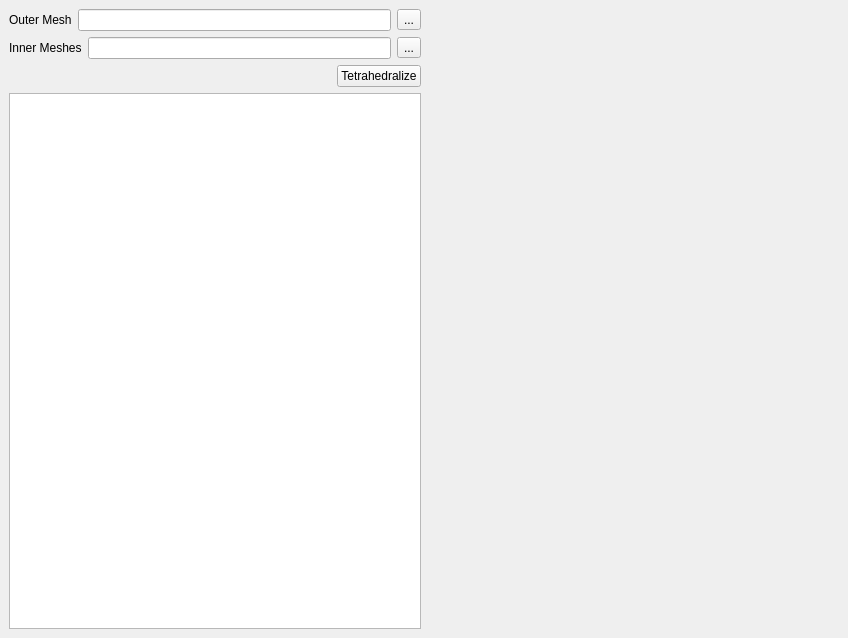
<?xml version="1.0" encoding="UTF-8"?>
<ui version="4.0">
 <class>MainWindow</class>
 <widget class="QMainWindow" name="MainWindow">
  <property name="geometry">
   <rect>
    <x>0</x>
    <y>0</y>
    <width>848</width>
    <height>638</height>
   </rect>
  </property>
  <property name="windowTitle">
   <string>MainWindow</string>
  </property>
  <widget class="QWidget" name="centralwidget">
   <layout class="QGridLayout" name="gridLayout_2">
    <item row="0" column="0">
     <layout class="QVBoxLayout" name="verticalLayout">
      <item>
       <layout class="QFormLayout" name="formLayout">
        <item row="0" column="0">
         <widget class="QLabel" name="label">
          <property name="text">
           <string>Outer Mesh</string>
          </property>
         </widget>
        </item>
        <item row="0" column="1">
         <layout class="QHBoxLayout" name="horizontalLayout_4">
          <item>
           <widget class="QLineEdit" name="outer_mesh_line_edit"/>
          </item>
          <item>
           <widget class="QToolButton" name="outer_mesh_tool_button">
            <property name="text">
             <string>...</string>
            </property>
           </widget>
          </item>
         </layout>
        </item>
       </layout>
      </item>
      <item>
       <layout class="QFormLayout" name="formLayout_2">
        <item row="0" column="0">
         <widget class="QLabel" name="label_2">
          <property name="text">
           <string>Inner Meshes</string>
          </property>
         </widget>
        </item>
        <item row="0" column="1">
         <layout class="QHBoxLayout" name="horizontalLayout_5">
          <item>
           <widget class="QLineEdit" name="inner_meshes_line_edit"/>
          </item>
          <item>
           <widget class="QToolButton" name="inner_meshes_tool_button">
            <property name="text">
             <string>...</string>
            </property>
           </widget>
          </item>
         </layout>
        </item>
       </layout>
      </item>
      <item>
       <layout class="QHBoxLayout" name="horizontalLayout_2">
        <item>
         <spacer name="horizontalSpacer_2">
          <property name="orientation">
           <enum>Qt::Horizontal</enum>
          </property>
          <property name="sizeHint" stdset="0">
           <size>
            <width>40</width>
            <height>20</height>
           </size>
          </property>
         </spacer>
        </item>
        <item>
         <widget class="QPushButton" name="tetrahedralize_button">
          <property name="text">
           <string>Tetrahedralize</string>
          </property>
         </widget>
        </item>
       </layout>
      </item>
      <item>
       <widget class="QTextEdit" name="textEdit"/>
      </item>
     </layout>
    </item>
    <item row="0" column="1">
     <layout class="QVBoxLayout" name="verticalLayout_2" stretch="0,0,1">
      <item>
       <spacer name="horizontalSpacer">
        <property name="orientation">
         <enum>Qt::Horizontal</enum>
        </property>
        <property name="sizeHint" stdset="0">
         <size>
          <width>40</width>
          <height>0</height>
         </size>
        </property>
       </spacer>
      </item>
      <item>
       <spacer name="verticalSpacer">
        <property name="orientation">
         <enum>Qt::Vertical</enum>
        </property>
        <property name="sizeHint" stdset="0">
         <size>
          <width>20</width>
          <height>0</height>
         </size>
        </property>
       </spacer>
      </item>
      <item>
       <widget class="QFrame" name="frame">
        <property name="minimumSize">
         <size>
          <width>0</width>
          <height>0</height>
         </size>
        </property>
       </widget>
      </item>
     </layout>
    </item>
   </layout>
  </widget>
 </widget>
 <resources/>
 <connections/>
</ui>
